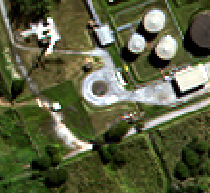
#> input picture notebooks/img_q_1/img46.png, 210 x 193 px, found by its file name
$ python rascunho_q1.py
#> lines starting #> are read from the running program, lines starting #| are printed output that depends on the picture; after the words box and inside, x2 and y2 are one past the last pixel; in counts of white or black regions, pixels touching at a corner belong together
import cv2
import numpy as np

def read_img(path):
#> called with path = 'notebooks/img/img46.png'
   return cv2.imread(path, 0)
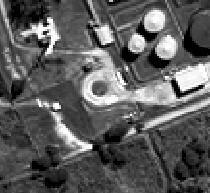
#> returned value: shape (193, 210); min 0, max 255, mean 91.9
#| (193, 210)
#| 40530

def s_p_noisy_without_superposition(image, salt_prop, pepper_prop):
    noisy_image = np.copy(image)
    shape = image.shape
    total_pixels = image.size
    pixel_to_change = []
    salt_coords = []
    pepper_coords = []
    num_salt = int(total_pixels * salt_prop)
    num_pepper = int(total_pixels * pepper_prop)
    while len(pixel_to_change) <= num_salt:
        random_pair = (np.random.randint(0, shape[0]),np.random.randint(0, shape[1]))
        if random_pair not in pixel_to_change:
            pixel_to_change.append(random_pair)
        else:
            pass
    while len(pixel_to_change) <= num_salt + num_pepper:
        random_pair = (np.random.randint(0, shape[0]),np.random.randint(0, shape[1]))
        if random_pair not in pixel_to_change:
            pixel_to_change.append(random_pair)
        else:
            pass
    print(pixel_to_change)
    # [7 lines of commented-out code are left out]
    for i in range(num_salt):
        salt_coords.append(pixel_to_change[i])
    for i in range(num_salt, num_pepper):
        salt_coords.append(pixel_to_change[i])
    noisy_image[salt_coords] = 255
    noisy_image[pepper_coords] = 0
    return noisy_image

def s_p_noisy(image, salt_prop, pepper_prop):
#> called with salt_prop = 0.1, pepper_prop = 0.2
    salt_coords = [];    pepper_coords = []
    noisy_image = np.copy(image)
    shape = image.shape
#> shape = (193, 210)
    total_pixels = image.size
#> total_pixels = 40530
    num_salt = int(total_pixels * salt_prop)
#> num_salt = 4053
    num_pepper = int(total_pixels * pepper_prop)
#> num_pepper = 8106
    print(num_salt, num_pepper)
#| 4053 8106
    while len(salt_coords) <= num_salt:
        random_pair = (np.random.randint(0, shape[0]),np.random.randint(0, shape[1]))
        salt_coords.append(random_pair)
    while len(pepper_coords) <= num_salt + num_pepper:
        random_pair = (np.random.randint(0, shape[0]),np.random.randint(0, shape[1]))
        pepper_coords.append(random_pair)
    print(salt_coords, pepper_coords)
#> (printed output is left out)
    for coord in salt_coords:
        noisy_image[coord] = 255
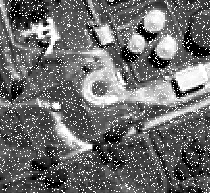
#> noisy_image: shape (193, 210); 9.42% of pixels changed, all inside (x1, y1, x2, y2) = (0, 0, 210, 193)
    for coord in pepper_coords:
        noisy_image[coord] = 0
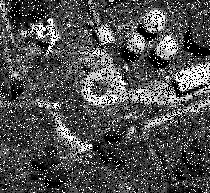
#> noisy_image: shape (193, 210); min 0, max 255, mean 79.6
    return noisy_image
# image = read_img('notebooks/img/img46_gray_noise.png')
image = read_img('notebooks/img/img46.png')
print(image.shape)
print(image.size)
salt_propability = 0.1  # Exemplo: 1% dos pixels serão "sal"
pepper_probability = 0.2  # Exemplo: 1% dos pixels serão "pimenta"

noisy_image = s_p_noisy(image, salt_propability, pepper_probability)

cv2.imshow('Imagem', noisy_image)
cv2.waitKey(0)
cv2.destroyAllWindows()

   # [7 lines of commented-out code are left out]
